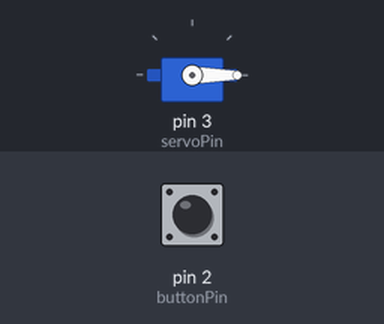
The sketch below on a simulated Arduino Uno, built with avr-gcc and run on an emulated ATmega328P. On the bench: servo. Inputs (shaded band) come from the test bench; at power-on: pin 2 (buttonPin) HIGH.

Above: at 1.2 s.
1.3 s: pin 2 (buttonPin) pulled LOW for 0.15 s
At 1.37 s:
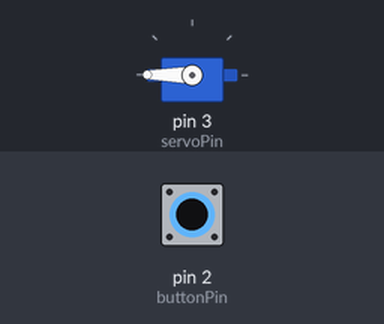
2.9 s: pin 2 (buttonPin) pulled LOW for 3.2 s
At 6.5 s:
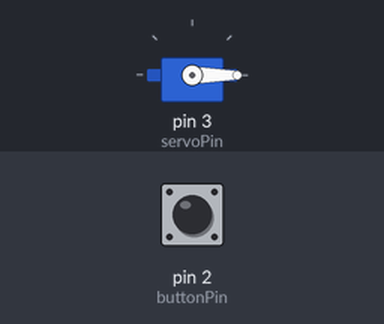
Timing chart, 0 to 8.0 s (numbered marks = the images above; inputs shaded):
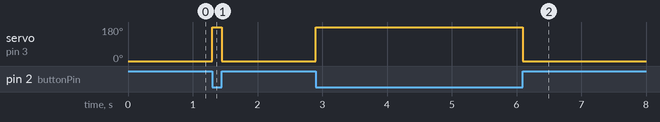

Measured:
- after the input at 1.3 s, servo on pin 3 (servoPin): 0° → 180° at once, → 0° 0.15 s later
- after the input at 2.9 s, servo on pin 3 (servoPin): 0° → 180° at once, → 0° 3.2 s later

The sketch:

04.buttonsAndMotor.ino
```cpp
/*
  Author:

  Learning Intention:
  The students will connect and control a positional servo motor with the Servo library.

  Success Criteria:
    1.  I understand how to connect the servo motor (Grove connector, signal on D3)
    2.  I can manually write different degrees of movement to the servo
    3.  I can map a potentiometer to a servo and control its movement
    4.  I understand the servo's angle is set by the width of each timed pulse
        sent from the microcontroller (the Servo library handles this)

  Hardware:
    Servo          -> Grove connector to D3 (yellow = signal)
    Potentiometer  -> A0
    Small servos can run from the shield's 5V. Larger servos need external power
    with a common ground (you will do this properly in 08.motorFundamentals).

  Optional breadboard reference:
    Bootcamp-servoMotor.png shows the same servo hand-wired without a Grove connector.

  Library setup (once):
    Open the bridge web interface, go to the Libraries tab, search for
    "Servo" (by Arduino) and install it. That provides the #include <Servo.h>
    used below.

  Documentation:
    https://www.sparkfun.com/servos
    https://github.com/arduino-libraries/Servo  <-- We are still using this library
*/

#include <Servo.h>

// Pin definitions
const int BUTTON_PIN = 2; // Pin connected to the button
const int SERVO_PIN  = 8; // Pin connected to the servo signal

// Position definitions
const int ORIGINAL_POS = 0;   // Starting/resting position in degrees
const int MOVED_POS    = 180;  // Position while holding the button

#include <Servo.h>

Servo myServo;

const int buttonPin = 2;  // Connect push button to pin 2
const int servoPin = 3;   // Connect servo signal wire to pin 3

void setup() {
  pinMode(buttonPin, INPUT_PULLUP); // Use internal pull-up resistor
  myServo.attach(servoPin);
  myServo.write(0);                 // Start at original position (0 degrees)
}

void loop() {
  // LOW means the button is pressed (with INPUT_PULLUP)
  if (digitalRead(buttonPin) == LOW) {
    myServo.write(180); // Move servo to 180 degrees while pressed
  } else {
    myServo.write(0);   // Return to original position (0 degrees) when released
  }
}
```
